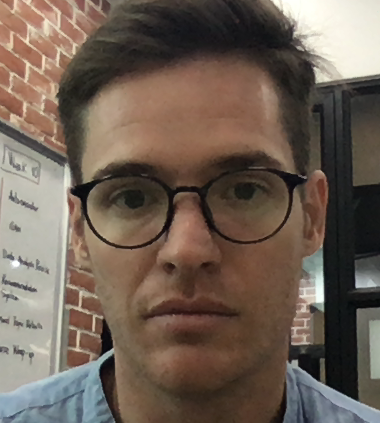
#> input picture data/alec/00000.png, 380 x 423 px, given in place of the camera
$ python dataset.py --cascade haarcascade_frontalface_default.xml --output out
#> lines starting #> are read from the running program, lines starting #| are printed output that depends on the picture

#=======================HOW TO RUN ===========
# Example :
# python dataset.py --cascade haarcascade_frontalface_default.xml --output data/khuong
# push "k" on webcam window to take picture
# push "q" when you have 20 image done
###############################################

# import the necessary packages
from imutils.video import VideoStream
import argparse
import imutils
import time
import cv2
import os

ap = argparse.ArgumentParser()
ap.add_argument("-c", "--cascade", required=True,
	help = "path to where the face cascade resides")
ap.add_argument("-o", "--output", required=True,
	help="path to output directory")
args = vars(ap.parse_args())

# load OpenCV's Haar cascade for face detection from disk
detector = cv2.CascadeClassifier(args["cascade"])
# initialize the video stream, allow the camera sensor to warm up,
# and initialize the total number of example faces written to disk
# thus far
print("[INFO] starting video stream...")
vs = VideoStream(src=0).start()
# vs = VideoStream(usePiCamera=True).start()
time.sleep(2.0)
total = 0

# loop over the frames from the video stream
while True:
	# grab the frame from the threaded video stream, clone it, (just
	# in case we want to write it to disk), and then resize the frame
	# so we can apply face detection faster
	frame = vs.read()
#> frame is the input picture: shape (423, 380, 3); mean B, G, R 84.8, 96.4, 111.1
	orig = frame.copy()
	frame = imutils.resize(frame, width=400)
#> frame: shape (445, 400, 3)
	# detect faces in the grayscale frame
	rects = detector.detectMultiScale(
		cv2.cvtColor(frame, cv2.COLOR_BGR2GRAY), scaleFactor=1.1,
		minNeighbors=5, minSize=(30, 30))
#> rects = [[42, 81, 320, 320]]
	# loop over the face detections and draw them on the frame
	for (x, y, w, h) in rects:
		cv2.rectangle(frame, (x, y), (x + w, y + h), (0, 255, 0), 2)
#> this loop made 1 pass
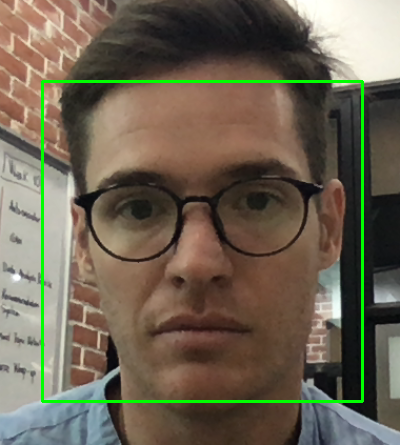
#> frame: shape (445, 400, 3); mean B, G, R 82.9, 99.8, 108.8

	# show the output frame
	cv2.imshow("Frame", frame)
	key = cv2.waitKey(1) & 0xFF
#> (key q is pressed here)

	# if the `k` key was pressed, write the *original* frame to disk
	# so we can later process it and use it for face recognition
	if key == ord("k"):
		p = os.path.sep.join([args["output"], "{}.png".format(
			str(total).zfill(5))])
		cv2.imwrite(p, orig)
		total += 1
	# if the `q` key was pressed, break from the loop
	elif key == ord("q"):
		break

# print the total faces saved and do a bit of cleanup
print("[INFO] {} face images stored".format(total))
print("[INFO] cleaning up...")
cv2.destroyAllWindows()
vs.stop()

$ run again, on data/alec/00002.png
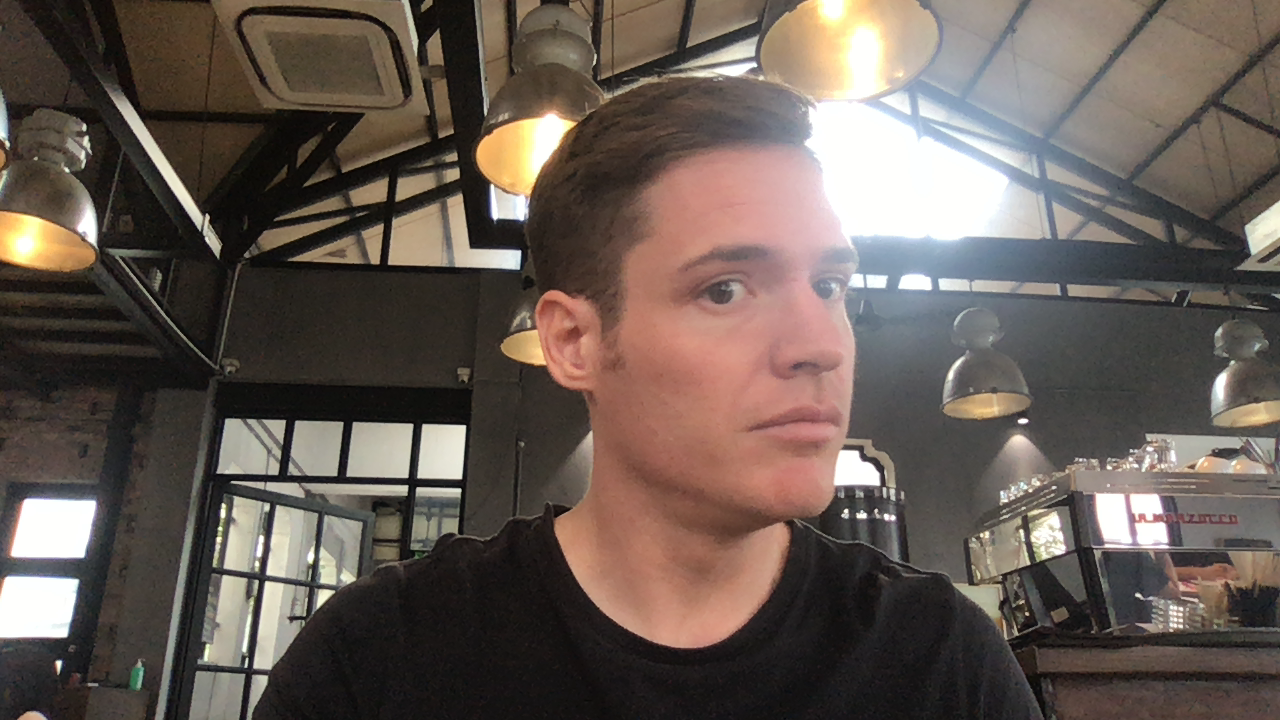
#> input picture data/alec/00002.png, 1280 x 720 px, given in place of the camera
#> frame is the input picture: shape (720, 1280, 3); mean B, G, R 83.8, 91, 102.6
#> `frame = imutils.resize(frame, width=400)`:
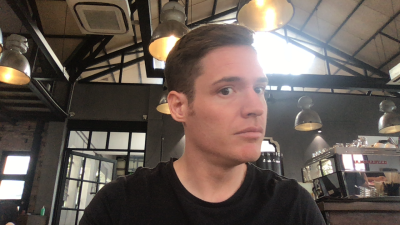
#> frame: shape (225, 400, 3); mean B, G, R 83.8, 91, 102.6
#> rects = ()
